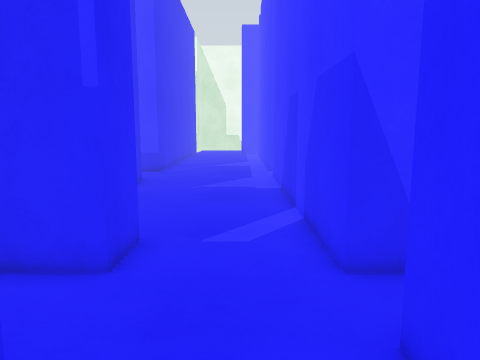
[1] (above)

24 first-person views from a walk through a robot-simulator world made for Gazebo. The camera is 1.2 m above the floor, tilts 8° down and sees 70° across. The floor is counted in squares, 0.5 m on a side. Each view is taken from the middle of a square. On the plan, view 1 faces up. The plan holds only what a view shows up to about 19 squares ahead; the rest is blank. The place goes on beyond the plan.

[2]
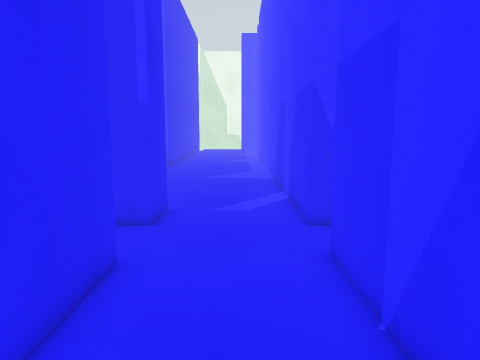

[3]
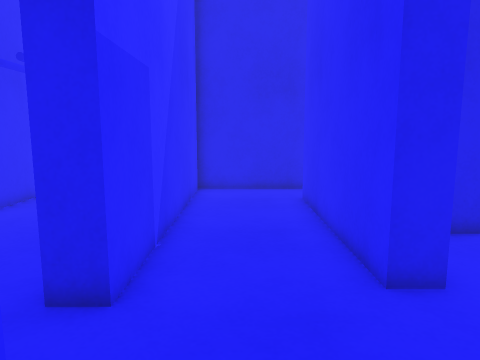

[4]
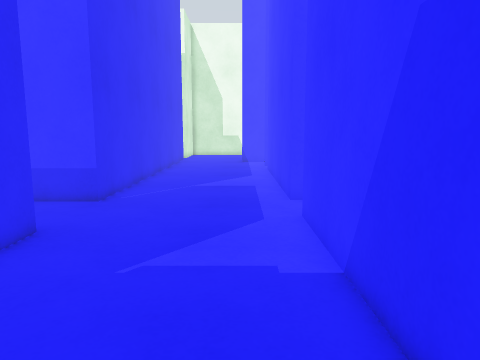

[5]
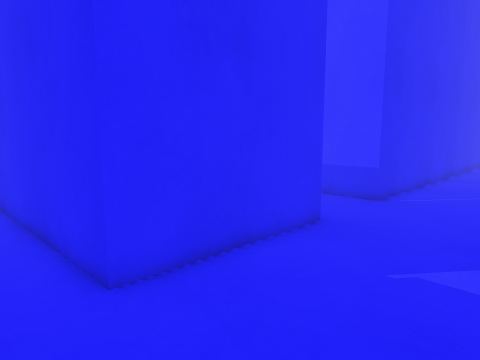

[6]
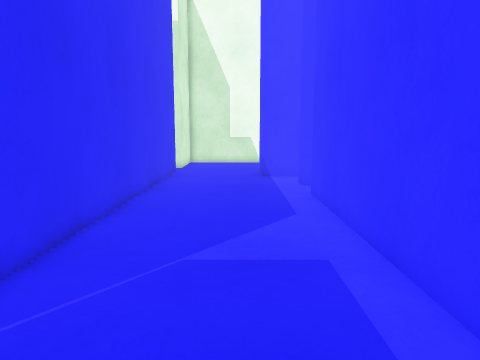

[7]
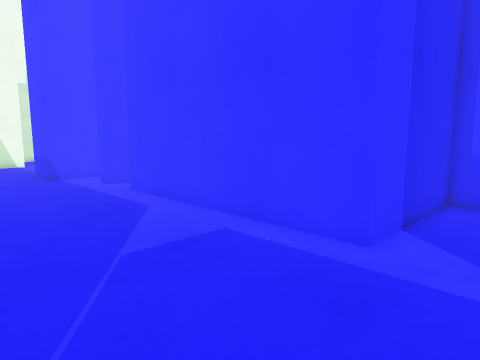

[8]
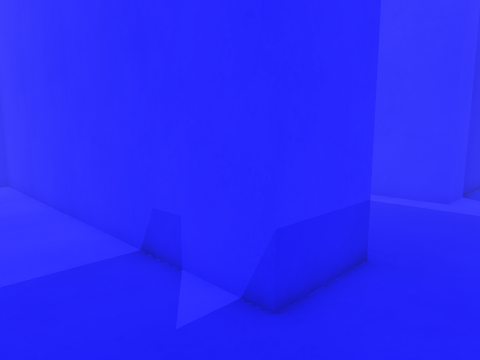

[9]
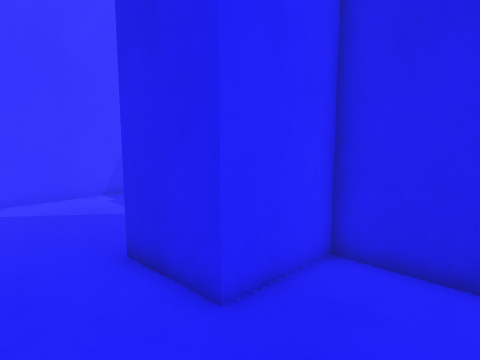

[10]
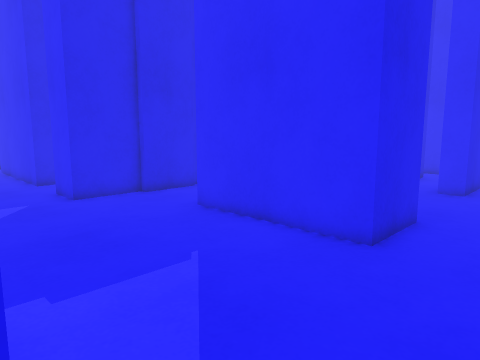

[11]
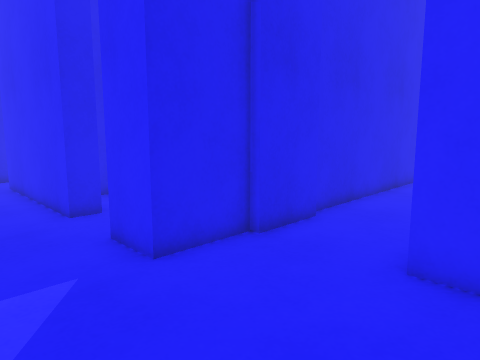

[12]
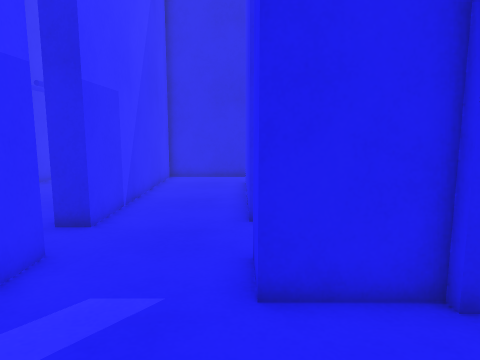

[13]
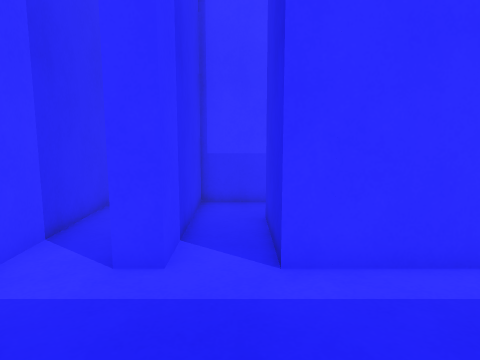

[14]
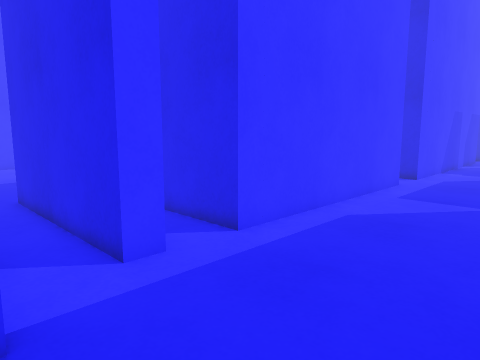

[15]
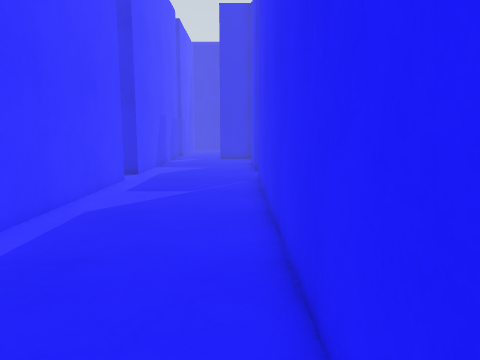

[16]
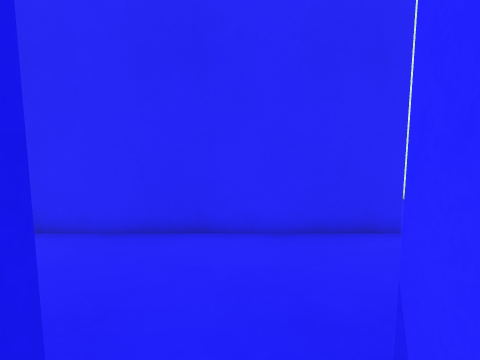

[17]
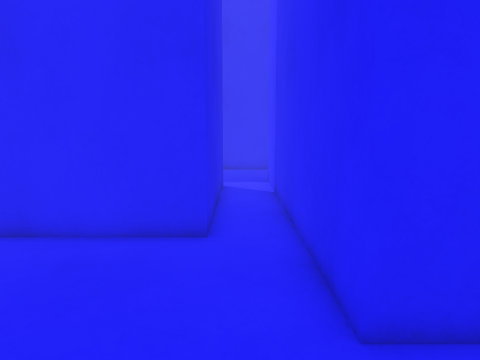

[18]
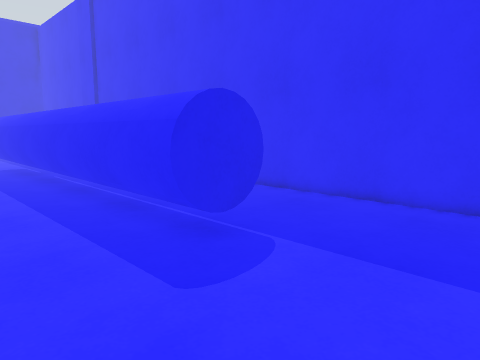

[19]
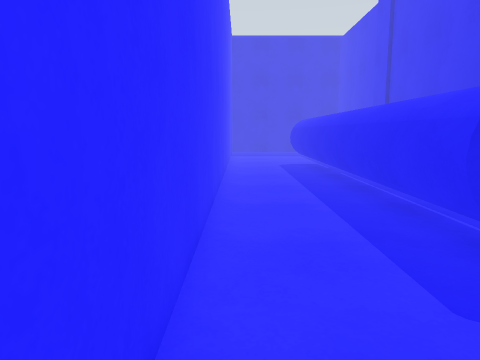

[20]
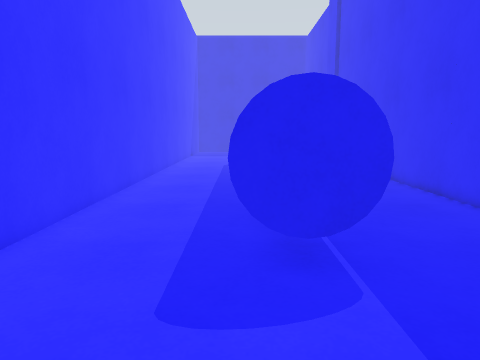

[21]
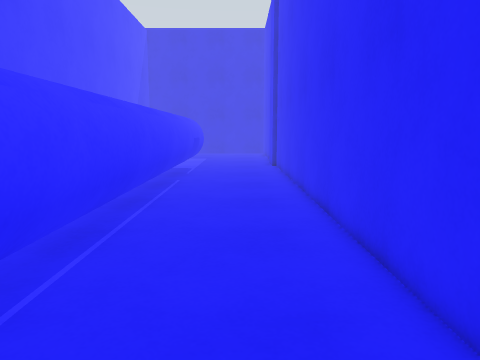

[22]
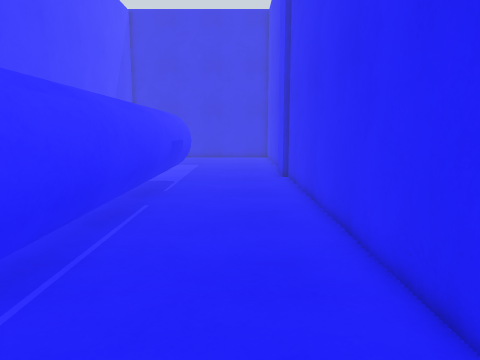

[23]
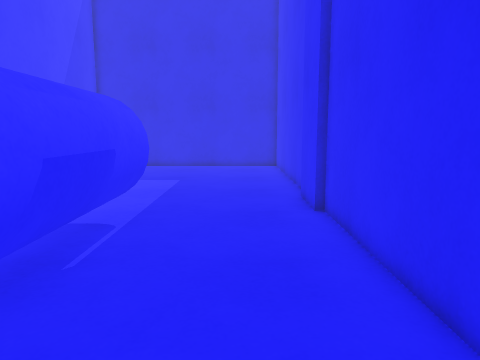

[24]
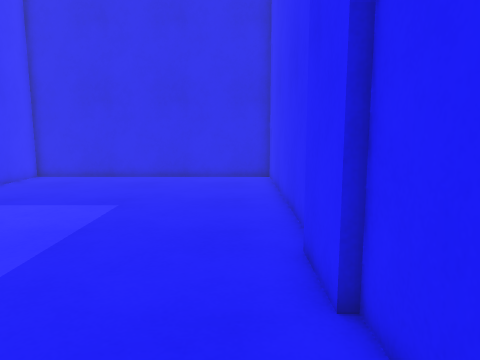

### Floor plan
Key: @ floor where view 1 was taken; # wall or solid block; . floor; C blue cylinder; O other object.
Columns run from 11 left of view 1 to 22 right of it. Each row starts with its distance up from view 1.
 38       #....#            #.
 37       #....##           #.
 36    #  #.....#############.
 35    #  #...................  .   .
 34    #  #......########.........   #
 33    #  #......########..........  #
 32   .#  #............##............#
 31   .#  #......####..##............#
 30   .#  #......#      #............#
 29   .#  #......#      #....CCCC....#
 28   .#  #......#      #....CCCC....#
 27  ..#  #......#      #....CCCC....#
 26  ..#  #......#      #....CCCC....#
 25  ..#  #......#      #....CCCC....#
 24  ..#  #......#      #....CCCC....#
 23  ..#  #......#      #....CCCC....#
 22  ..#  #......#      #....CCCC....#
 21  ..####......########....CCCC....#
 20 . .................##....CCCC....#
 19    ..........##     #....CCCC....#
 18 .............#      #....CCCC....#
 17 ...OOOO......#      #....CCCC....#
 16 ...O  O......#      #....CCCC....#
 15  ..O  O......#      #....CC C
 14  OOO  O......#      #....CC C
 13       O......#      #....CC C
 12       O......#      #....CC C
 11 OOOOOOO......#      #....CC
 10   ...........#      #....CC
  9 .............#      #....CC
  8 ....###......#      #.......
  7 ##### ####...#      ##......
  6        ###...##     ##......
  5        ........     #.......
  4         .......     #........
  3        .##...##.    #.........
  2        . #...# ..   #.........
  1       .. #...# ..   #..........
  0      #####.@.#  ..  #...........
 -1          #...#  ... #...........
 -2          #...#   .. #............
 -3          #...#   ..##............
 -4          #...#    .##............#
 -5          ....#     ##............#
 -6         ######      ##############

Positions as (right, up) in squares from view 1, and headings:
1: (0, 0), facing up
2: (0, -3), facing up
3: (0, 8), facing down
4: (0, 9), facing up
5: (0, 9), facing up-left
6: (-1, 18), facing up
7: (-5, 18), facing up-right
8: (-11, 18), facing up-right
9: (-11, 20), facing down-right
10: (2, 20), facing down-left
11: (1, 13), facing down-left
12: (-2, 12), facing down
13: (-4, 32), facing right
14: (-4, 37), facing down-right
15: (-4, 38), facing down
16: (3, 35), facing left
17: (17, 35), facing left
18: (21, 35), facing down-left
19: (21, 35), facing down
20: (17, 35), facing down
21: (12, 32), facing down
22: (12, 26), facing down
23: (12, 18), facing down
24: (11, 12), facing down
